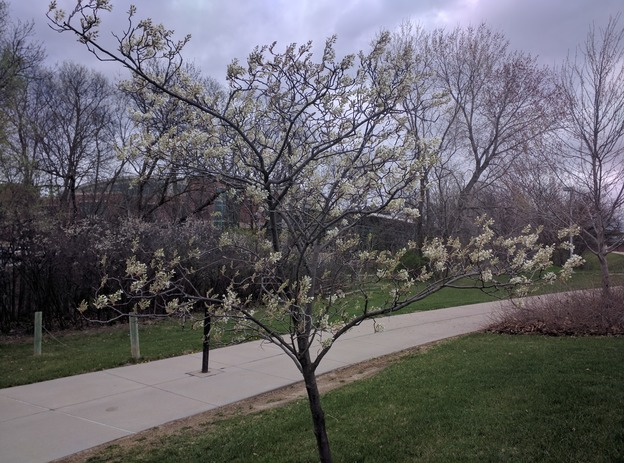
#> input picture code/01-image-basics/tree.jpg, 624 x 463 px
$ python TH.py ../01-image-basics/tree.jpg
#> lines starting #> are read from the running program, lines starting #| are printed output that depends on the picture; after the words box and inside, x2 and y2 are one past the last pixel; in counts of white or black regions, pixels touching at a corner belong together
import cv2, sys

def adjustThreshold(t):
    (t, binary) = cv2.threshold(blur, t, 255, cv2.THRESH_BINARY)
    cv2.imshow("image", binary)

filename = sys.argv[1]

img = cv2.imread(filename)
#> img is the input picture: shape (463, 624, 3); mean B, G, R 103.7, 98.5, 100.1
gray = cv2.cvtColor(img, cv2.COLOR_BGR2GRAY)
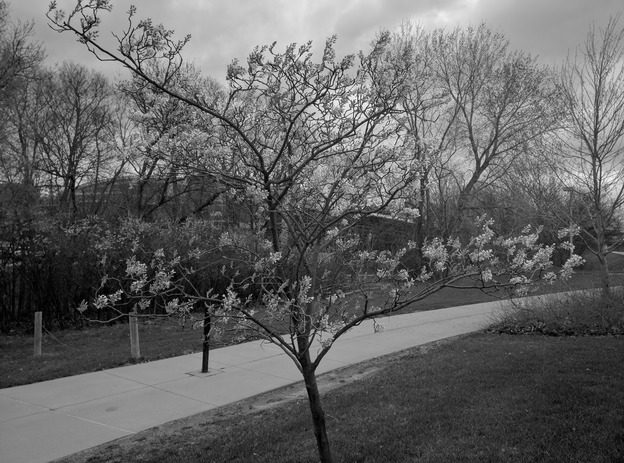
#> gray: shape (463, 624); min 0, max 253, mean 99.6
blur = cv2.GaussianBlur(gray, (5, 5), 0)

cv2.namedWindow("image", cv2.WINDOW_NORMAL)
cv2.createTrackbar("T", "image", 200, 255, adjustThreshold)

adjustThreshold(200)
#> in adjustThreshold, `(t, binary) = cv2.threshold(blur, t, 255, cv2.THRESH_BINARY)`:
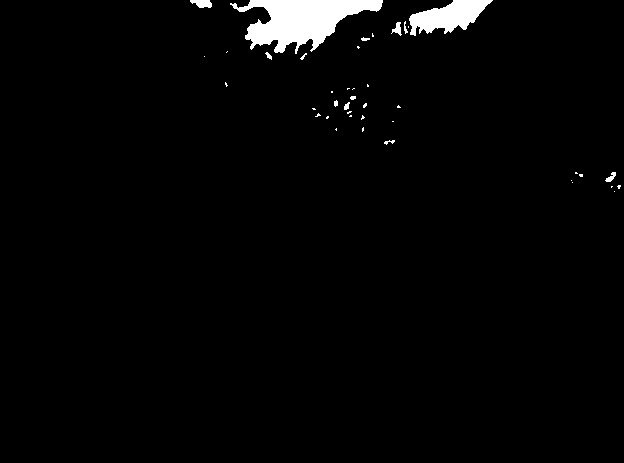
#> binary: shape (463, 624); 2.3% white; 41 white regions (29 under 20 px), largest, box (x1, y1, x2, y2) and area: (230, 0, 383, 54) 4257, (409, 0, 493, 36) 1676, (190, 0, 212, 8) 130
#> in adjustThreshold, `(t, binary) = cv2.threshold(blur, t, 255, cv2.THRESH_BINARY)`: t = 200
cv2.waitKey(0)
